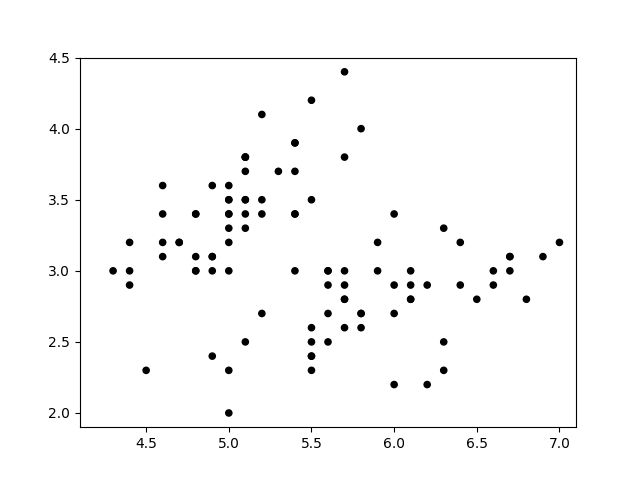
#> input picture testopencv/dataset.png, 640 x 480 px
$ python test.py
#> lines starting #> are read from the running program, lines starting #| are printed output that depends on the picture; after the words box and inside, x2 and y2 are one past the last pixel; in counts of white or black regions, pixels touching at a corner belong together
import cv2
gray = cv2.imread("dataset.png", 0)
#> gray is the input picture: shape (480, 640); min 0, max 255, mean 249.6

## threshold
th, threshed = cv2.threshold(gray, 100, 255,cv2.THRESH_BINARY_INV|cv2.THRESH_OTSU)
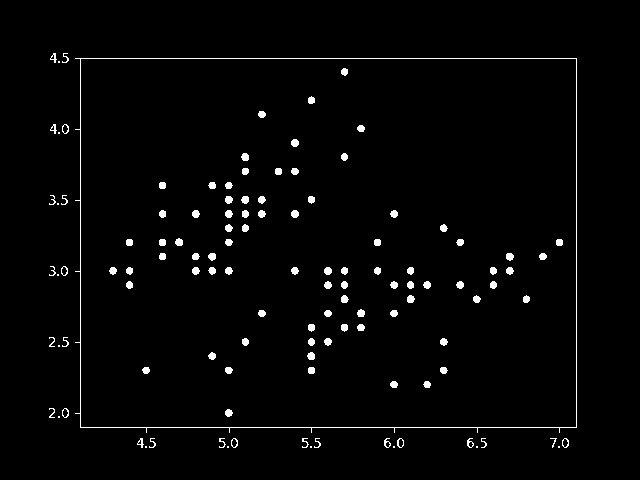
#> threshed: shape (480, 640); 2.1% white; 120 white regions (12 under 20 px)
#> th = 135

## findcontours
cnts = cv2.findContours(threshed, cv2.RETR_LIST, cv2.CHAIN_APPROX_SIMPLE)[-2]
#> cnts = 132 contours, 28 with area under 20; largest, box (x1, y1, x2, y2) and area: (75, 58, 577, 433) 183036, (80, 58, 577, 428) 183022, (562, 438, 569, 448) 46, (397, 438, 404, 448) 46, (231, 438, 238, 448) 46


## filter by area
s1= 3
s2 = 20
xcnts = []
for cnt in cnts:
    if s1<cv2.contourArea(cnt) <s2:
            xcnts.append(cnt)
#> this loop made 132 passes
#> cnt on passes 1, 2, 3, 4, 5, 6, 25, 38: [[558, 446], [558, 447], [559, 447], [559, 446]], [[476, 446], [476, 447], [477, 447], [477, 446]], [[393, 446], [393, 447], [394, 447], [394, 446]], [[310, 446], [310, 447], [311, 447], [311, 446]], [[227, 446], [227, 447], [228, 447], [228, 446]], [[145, 446], [145, 447], [146, 447], [146, 446]], [[58, 416], [58, 417], [59, 417], [59, 416]], [[58, 345], [58, 346], [59, 346], [59, 345]]
#> after the loop, xcnts = 16 contours, all with area under 20

print("Dots number: {}".format(len(xcnts)))
#| Dots number: 16
#Dots number: 23))})))]])))
